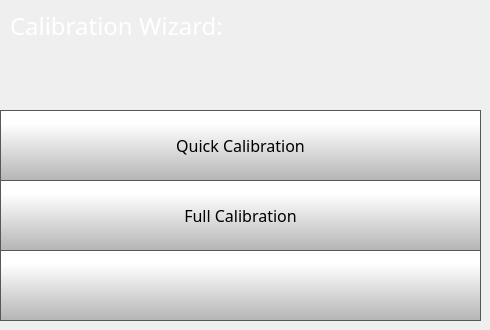
    <widget class="QWidget" name="calibrationWizardPage">
     <widget class="QLabel" name="calibrationWizardLabel">
      <property name="geometry">
       <rect>
        <x>10</x>
        <y>10</y>
        <width>321</width>
        <height>31</height>
       </rect>
      </property>
      <property name="font">
       <font>
        <family>Gotham</family>
        <pointsize>18</pointsize>
        <weight>50</weight>
        <bold>false</bold>
       </font>
      </property>
      <property name="styleSheet">
       <string notr="true">color: rgb(255, 255, 255);</string>
      </property>
      <property name="text">
       <string>Calibration Wizard:</string>
      </property>
     </widget>
     <widget class="QPushButton" name="calibrationWizardBackButton">
      <property name="geometry">
       <rect>
        <x>0</x>
        <y>250</y>
        <width>481</width>
        <height>71</height>
       </rect>
      </property>
      <property name="minimumSize">
       <size>
        <width>0</width>
        <height>0</height>
       </size>
      </property>
      <property name="font">
       <font>
        <family>Gotham Light</family>
        <pointsize>9</pointsize>
       </font>
      </property>
      <property name="styleSheet">
       <string notr="true">QPushButton {
     border: 1px solid rgb(87, 87, 87);
	background-color: qlineargradient(spread:pad, x1:0, y1:1, x2:0, y2:0.188, stop:0 rgba(180, 180, 180, 255), stop:1 rgba(255, 255, 255, 255));


}

QPushButton:pressed {
    background-color: qlineargradient(x1: 0, y1: 0, x2: 0, y2: 1,
                                      stop: 0 #dadbde, stop: 1 #f6f7fa);
}

QPushButton:flat {
    border: none; /* no border for a flat push button */
}

QPushButton:default {
    border-color: navy; /* make the default button prominent */
}</string>
      </property>
      <property name="text">
       <string/>
      </property>
      <property name="icon">
       <iconset>
        <normaloff>templates/img/arrows-4.png</normaloff>templates/img/arrows-4.png</iconset>
      </property>
      <property name="iconSize">
       <size>
        <width>50</width>
        <height>50</height>
       </size>
      </property>
      <property name="checkable">
       <bool>false</bool>
      </property>
      <property name="autoDefault">
       <bool>false</bool>
      </property>
      <property name="default">
       <bool>false</bool>
      </property>
      <property name="flat">
       <bool>false</bool>
      </property>
     </widget>
     <widget class="QPushButton" name="fullCalibrationButton">
      <property name="geometry">
       <rect>
        <x>0</x>
        <y>180</y>
        <width>481</width>
        <height>71</height>
       </rect>
      </property>
      <property name="minimumSize">
       <size>
        <width>0</width>
        <height>0</height>
       </size>
      </property>
      <property name="font">
       <font>
        <family>Gotham Light</family>
        <pointsize>12</pointsize>
       </font>
      </property>
      <property name="styleSheet">
       <string notr="true">QPushButton {
     border: 1px solid rgb(87, 87, 87);
	background-color: qlineargradient(spread:pad, x1:0, y1:1, x2:0, y2:0.188, stop:0 rgba(180, 180, 180, 255), stop:1 rgba(255, 255, 255, 255));


}

QPushButton:pressed {
    background-color: qlineargradient(x1: 0, y1: 0, x2: 0, y2: 1,
                                      stop: 0 #dadbde, stop: 1 #f6f7fa);
}

QPushButton:flat {
    border: none; /* no border for a flat push button */
}

QPushButton:default {
    border-color: navy; /* make the default button prominent */
}</string>
      </property>
      <property name="text">
       <string>Full Calibration</string>
      </property>
      <property name="icon">
       <iconset>
        <normaloff>templates/img/reload.png</normaloff>templates/img/reload.png</iconset>
      </property>
      <property name="iconSize">
       <size>
        <width>50</width>
        <height>50</height>
       </size>
      </property>
      <property name="checkable">
       <bool>false</bool>
      </property>
      <property name="autoDefault">
       <bool>false</bool>
      </property>
      <property name="default">
       <bool>false</bool>
      </property>
      <property name="flat">
       <bool>false</bool>
      </property>
     </widget>
     <widget class="QPushButton" name="quickCalibrationButton">
      <property name="geometry">
       <rect>
        <x>0</x>
        <y>110</y>
        <width>481</width>
        <height>71</height>
       </rect>
      </property>
      <property name="minimumSize">
       <size>
        <width>0</width>
        <height>0</height>
       </size>
      </property>
      <property name="font">
       <font>
        <family>Gotham Light</family>
        <pointsize>12</pointsize>
       </font>
      </property>
      <property name="styleSheet">
       <string notr="true">QPushButton {
     border: 1px solid rgb(87, 87, 87);
	background-color: qlineargradient(spread:pad, x1:0, y1:1, x2:0, y2:0.188, stop:0 rgba(180, 180, 180, 255), stop:1 rgba(255, 255, 255, 255));


}

QPushButton:pressed {
    background-color: qlineargradient(x1: 0, y1: 0, x2: 0, y2: 1,
                                      stop: 0 #dadbde, stop: 1 #f6f7fa);
}

QPushButton:flat {
    border: none; /* no border for a flat push button */
}

QPushButton:default {
    border-color: navy; /* make the default button prominent */
}</string>
      </property>
      <property name="text">
       <string>Quick Calibration</string>
      </property>
      <property name="icon">
       <iconset>
        <normaloff>templates/img/add.png</normaloff>templates/img/add.png</iconset>
      </property>
      <property name="iconSize">
       <size>
        <width>15</width>
        <height>15</height>
       </size>
      </property>
      <property name="checkable">
       <bool>false</bool>
      </property>
      <property name="autoDefault">
       <bool>false</bool>
      </property>
      <property name="default">
       <bool>false</bool>
      </property>
      <property name="flat">
       <bool>false</bool>
      </property>
     </widget>
    </widget>
